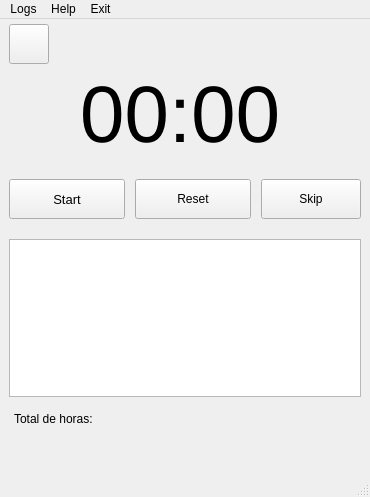
<?xml version="1.0" encoding="UTF-8"?>
<ui version="4.0">
 <class>MainWindow</class>
 <widget class="QMainWindow" name="MainWindow">
  <property name="geometry">
   <rect>
    <x>0</x>
    <y>0</y>
    <width>370</width>
    <height>497</height>
   </rect>
  </property>
  <property name="minimumSize">
   <size>
    <width>370</width>
    <height>400</height>
   </size>
  </property>
  <property name="maximumSize">
   <size>
    <width>370</width>
    <height>500</height>
   </size>
  </property>
  <property name="windowTitle">
   <string>MainWindow</string>
  </property>
  <widget class="QWidget" name="centralwidget">
   <layout class="QVBoxLayout" name="verticalLayout">
    <property name="spacing">
     <number>10</number>
    </property>
    <property name="topMargin">
     <number>0</number>
    </property>
    <item>
     <widget class="QPushButton" name="button_settings">
      <property name="sizePolicy">
       <sizepolicy hsizetype="Preferred" vsizetype="Preferred">
        <horstretch>0</horstretch>
        <verstretch>0</verstretch>
       </sizepolicy>
      </property>
      <property name="minimumSize">
       <size>
        <width>40</width>
        <height>40</height>
       </size>
      </property>
      <property name="maximumSize">
       <size>
        <width>30</width>
        <height>30</height>
       </size>
      </property>
      <property name="font">
       <font>
        <kerning>true</kerning>
       </font>
      </property>
      <property name="toolTip">
       <string>Settings</string>
      </property>
      <property name="layoutDirection">
       <enum>Qt::LayoutDirection::LeftToRight</enum>
      </property>
      <property name="autoFillBackground">
       <bool>false</bool>
      </property>
      <property name="text">
       <string/>
      </property>
      <property name="iconSize">
       <size>
        <width>50</width>
        <height>20</height>
       </size>
      </property>
     </widget>
    </item>
    <item>
     <layout class="QHBoxLayout" name="layout_timer">
      <property name="spacing">
       <number>0</number>
      </property>
      <property name="leftMargin">
       <number>50</number>
      </property>
      <property name="topMargin">
       <number>0</number>
      </property>
      <property name="rightMargin">
       <number>60</number>
      </property>
      <property name="bottomMargin">
       <number>0</number>
      </property>
      <item>
       <widget class="QLabel" name="labelTimer">
        <property name="sizePolicy">
         <sizepolicy hsizetype="Preferred" vsizetype="Preferred">
          <horstretch>0</horstretch>
          <verstretch>0</verstretch>
         </sizepolicy>
        </property>
        <property name="font">
         <font>
          <pointsize>60</pointsize>
         </font>
        </property>
        <property name="frameShadow">
         <enum>QFrame::Shadow::Plain</enum>
        </property>
        <property name="text">
         <string>00:00</string>
        </property>
        <property name="alignment">
         <set>Qt::AlignmentFlag::AlignCenter</set>
        </property>
        <property name="wordWrap">
         <bool>false</bool>
        </property>
        <property name="margin">
         <number>0</number>
        </property>
        <property name="indent">
         <number>-1</number>
        </property>
       </widget>
      </item>
     </layout>
    </item>
    <item>
     <layout class="QHBoxLayout" name="layout_buttons" stretch="2,2,2">
      <property name="spacing">
       <number>10</number>
      </property>
      <property name="topMargin">
       <number>10</number>
      </property>
      <item>
       <widget class="QPushButton" name="button_resumePause">
        <property name="sizePolicy">
         <sizepolicy hsizetype="Minimum" vsizetype="Maximum">
          <horstretch>0</horstretch>
          <verstretch>0</verstretch>
         </sizepolicy>
        </property>
        <property name="minimumSize">
         <size>
          <width>40</width>
          <height>40</height>
         </size>
        </property>
        <property name="maximumSize">
         <size>
          <width>160</width>
          <height>100</height>
         </size>
        </property>
        <property name="font">
         <font>
          <pointsize>10</pointsize>
          <bold>false</bold>
         </font>
        </property>
        <property name="toolTip">
         <string/>
        </property>
        <property name="text">
         <string>Start</string>
        </property>
       </widget>
      </item>
      <item>
       <widget class="QPushButton" name="button_reset">
        <property name="sizePolicy">
         <sizepolicy hsizetype="Minimum" vsizetype="Maximum">
          <horstretch>0</horstretch>
          <verstretch>0</verstretch>
         </sizepolicy>
        </property>
        <property name="minimumSize">
         <size>
          <width>40</width>
          <height>40</height>
         </size>
        </property>
        <property name="maximumSize">
         <size>
          <width>160</width>
          <height>100</height>
         </size>
        </property>
        <property name="toolTip">
         <string>Reset</string>
        </property>
        <property name="text">
         <string>Reset</string>
        </property>
       </widget>
      </item>
      <item>
       <widget class="QPushButton" name="button_skip">
        <property name="enabled">
         <bool>true</bool>
        </property>
        <property name="sizePolicy">
         <sizepolicy hsizetype="Preferred" vsizetype="Preferred">
          <horstretch>0</horstretch>
          <verstretch>0</verstretch>
         </sizepolicy>
        </property>
        <property name="minimumSize">
         <size>
          <width>10</width>
          <height>10</height>
         </size>
        </property>
        <property name="maximumSize">
         <size>
          <width>100</width>
          <height>100</height>
         </size>
        </property>
        <property name="font">
         <font>
          <pointsize>9</pointsize>
          <bold>false</bold>
          <hintingpreference>PreferDefaultHinting</hintingpreference>
         </font>
        </property>
        <property name="toolTip">
         <string>Skip</string>
        </property>
        <property name="layoutDirection">
         <enum>Qt::LayoutDirection::LeftToRight</enum>
        </property>
        <property name="text">
         <string>Skip</string>
        </property>
       </widget>
      </item>
     </layout>
    </item>
    <item>
     <widget class="QWidget" name="widget_Table" native="true">
      <layout class="QHBoxLayout" name="horizontalLayout_3">
       <property name="spacing">
        <number>0</number>
       </property>
       <property name="leftMargin">
        <number>0</number>
       </property>
       <property name="topMargin">
        <number>10</number>
       </property>
       <property name="rightMargin">
        <number>0</number>
       </property>
       <property name="bottomMargin">
        <number>0</number>
       </property>
       <item>
        <widget class="QTableWidget" name="tableSessionLogs">
         <property name="sizeAdjustPolicy">
          <enum>QAbstractScrollArea::SizeAdjustPolicy::AdjustIgnored</enum>
         </property>
         <property name="showGrid">
          <bool>true</bool>
         </property>
         <property name="gridStyle">
          <enum>Qt::PenStyle::SolidLine</enum>
         </property>
         <attribute name="horizontalHeaderMinimumSectionSize">
          <number>34</number>
         </attribute>
        </widget>
       </item>
      </layout>
     </widget>
    </item>
    <item>
     <layout class="QVBoxLayout" name="layout_configTable" stretch="1,1">
      <property name="spacing">
       <number>5</number>
      </property>
      <property name="leftMargin">
       <number>5</number>
      </property>
      <property name="topMargin">
       <number>5</number>
      </property>
      <property name="rightMargin">
       <number>5</number>
      </property>
      <property name="bottomMargin">
       <number>5</number>
      </property>
      <item>
       <widget class="QLabel" name="label_totalHours">
        <property name="text">
         <string>Total de horas: </string>
        </property>
       </widget>
      </item>
      <item>
       <widget class="QPushButton" name="button_configTable">
        <property name="sizePolicy">
         <sizepolicy hsizetype="Expanding" vsizetype="Expanding">
          <horstretch>0</horstretch>
          <verstretch>0</verstretch>
         </sizepolicy>
        </property>
        <property name="minimumSize">
         <size>
          <width>30</width>
          <height>30</height>
         </size>
        </property>
        <property name="maximumSize">
         <size>
          <width>30</width>
          <height>40</height>
         </size>
        </property>
        <property name="toolTip">
         <string>Table configuration</string>
        </property>
        <property name="layoutDirection">
         <enum>Qt::LayoutDirection::RightToLeft</enum>
        </property>
        <property name="autoFillBackground">
         <bool>false</bool>
        </property>
        <property name="text">
         <string/>
        </property>
        <property name="icon">
         <iconset resource="../resources.qrc">
          <normaloff>:/icons/assets/icons/config.png</normaloff>:/icons/assets/icons/config.png</iconset>
        </property>
        <property name="iconSize">
         <size>
          <width>20</width>
          <height>20</height>
         </size>
        </property>
        <property name="flat">
         <bool>true</bool>
        </property>
       </widget>
      </item>
     </layout>
    </item>
   </layout>
  </widget>
  <widget class="QMenuBar" name="menubar">
   <property name="geometry">
    <rect>
     <x>0</x>
     <y>0</y>
     <width>370</width>
     <height>25</height>
    </rect>
   </property>
   <widget class="QMenu" name="Logs">
    <property name="title">
     <string>Logs</string>
    </property>
    <addaction name="separator"/>
   </widget>
   <widget class="QMenu" name="menuHelp">
    <property name="title">
     <string>Help</string>
    </property>
    <addaction name="separator"/>
   </widget>
   <widget class="QMenu" name="menuExit">
    <property name="title">
     <string>Exit</string>
    </property>
    <addaction name="separator"/>
   </widget>
   <addaction name="Logs"/>
   <addaction name="menuHelp"/>
   <addaction name="menuExit"/>
  </widget>
  <widget class="QStatusBar" name="statusbar">
   <property name="focusPolicy">
    <enum>Qt::FocusPolicy::NoFocus</enum>
   </property>
   <property name="contextMenuPolicy">
    <enum>Qt::ContextMenuPolicy::DefaultContextMenu</enum>
   </property>
  </widget>
 </widget>
 <resources>
  <include location="../resources.qrc"/>
 </resources>
 <connections/>
</ui>
